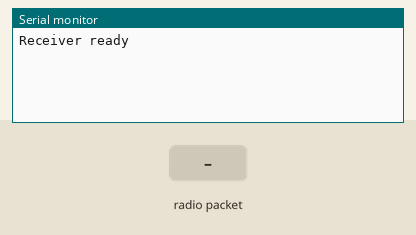
Bench run of a sketch on a simulated Arduino Uno, built with avr-gcc and run on an emulated ATmega328P. On the bench: the last lines printed to the serial monitor. The inputs (shaded band) are chosen by the test bench. No radio packets arrive unless stated.

Above: at 1.2 s.
1.3 s: radio packet "1" arrives
At 2.5 s:
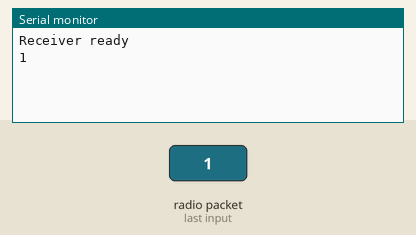
2.8 s: radio packet "0" arrives
At 3.9 s:
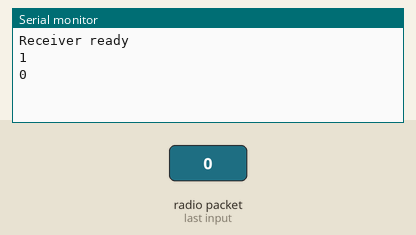
4.3 s: radio packet "2" arrives
At 5.0 s:
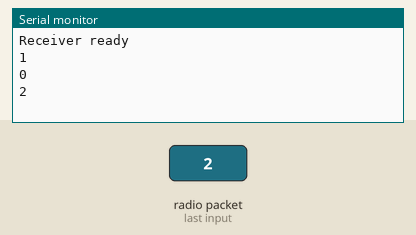

Measured:
- after the input at 1.3 s, the serial monitor: prints a new line at once (image 1)
- after the input at 2.8 s, the serial monitor: prints a new line at once (image 2)
- after the input at 4.3 s, the serial monitor: prints a new line at once (image 3)

The sketch:

Ridgeback.ino
```cpp
#include <SPI.h>
#include <RF24.h>
#include <nRF24L01.h>

RF24 radio(7, 8);                 // CE, CSN pins
const byte address[6] = "00001"; //adress of NRF

void setup() {
  Serial.begin(9600);
  radio.begin(); //sets up radio
  radio.setChannel(76);
  radio.setDataRate(RF24_1MBPS);
  radio.setPALevel(RF24_PA_LOW);   // start LOW or MIN for testing
  radio.openReadingPipe(0, address);
  radio.startListening();

  Serial.println("Receiver ready");
}

void loop() {
  if (radio.available()) {      //if radio message received, output message into serial for node communication in ROS
    char payload[32] = {0};
    radio.read(payload, sizeof(payload));
    Serial.println(payload);
  }
}
```
